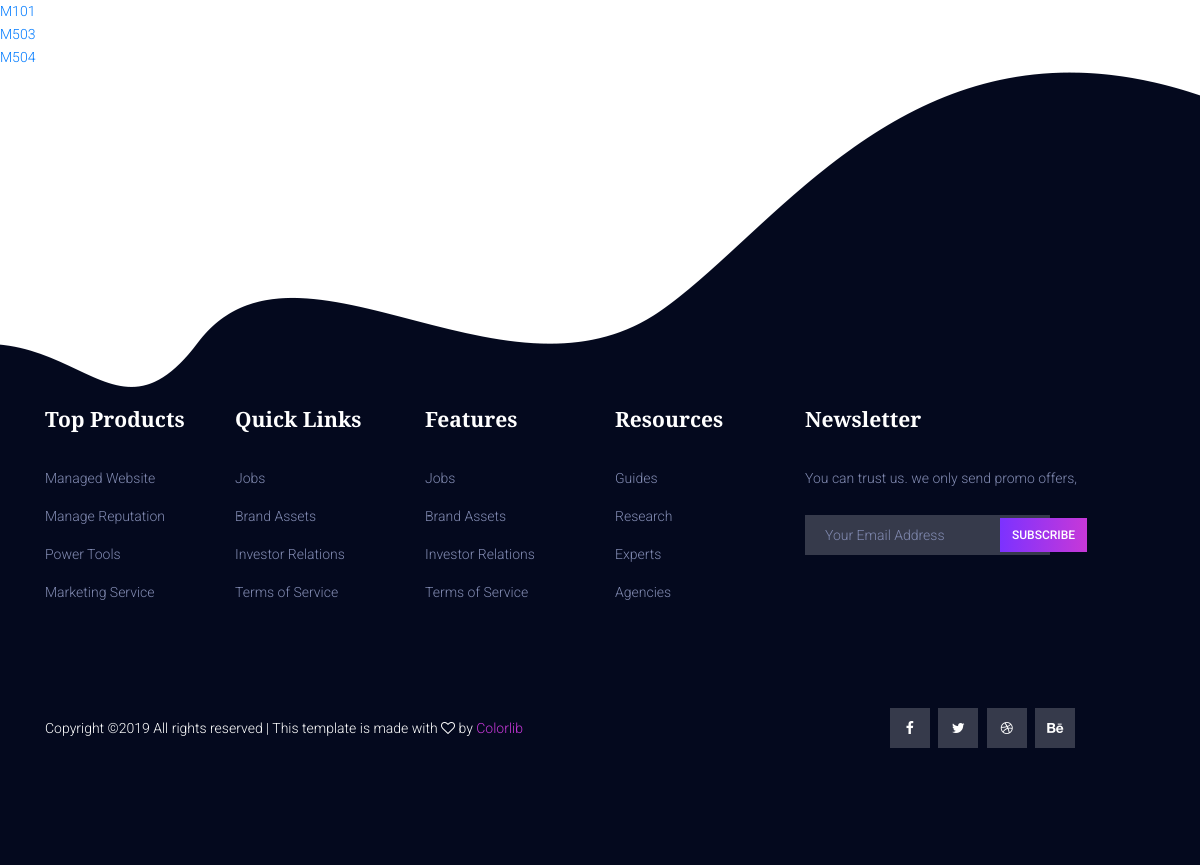
The page /ver_cursos/ on the database its author committed.
### Aula/models.py (models this page shows)
class Curso(models.Model):
    codigo_curso = models.CharField(max_length=5, primary_key = True)
    nombre_curso = models.CharField(max_length=40)
    creditos = models.IntegerField()

### Aula/views.py (the view)
# urls.py: path('ver_cursos/', views.mostrar_cursos, name = 'cursos'),
def mostrar_cursos(request):
    lista_cursos = Curso.objects.order_by('codigo_curso')
    contexto = {'cursos':lista_cursos}
    template = loader.get_template('Aula/listar-cursos.html')
    return HttpResponse(template.render(contexto, request))

### templates/Aula/listar-cursos.html
{% extends 'Aula/base.html' %}
{%block usuario%}
<ul>
    {% for curso in cursos %}
    <li>  <a href="curso/" {{curso.codigo_curso}}>  {{curso.codigo_curso}} </a>   </li>
    {%endfor%}
</ul>
{%endblock%}

### rows shown on the page
Curso: codigo_curso "M101"
Curso: codigo_curso "M503"
Curso: codigo_curso "M504"
